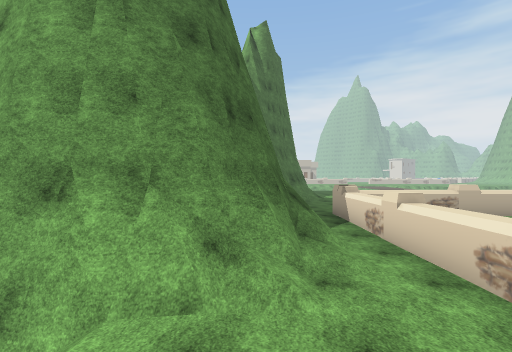
View 1 (above)

22 first-person views from a walk through a scene from a Unity 3-D project. The camera is 1.3 m above the floor, looks level and sees 85° across. The floor is counted in squares, 2 m on a side. Each view is taken from the middle of a square. On the plan, view 1 faces up. The plan holds only what a view shows up to about 9 squares ahead; the rest is blank. The place goes on beyond the plan. The player is left out. Some animated figures are left out. Some surface patterns are stand-ins.

View 2
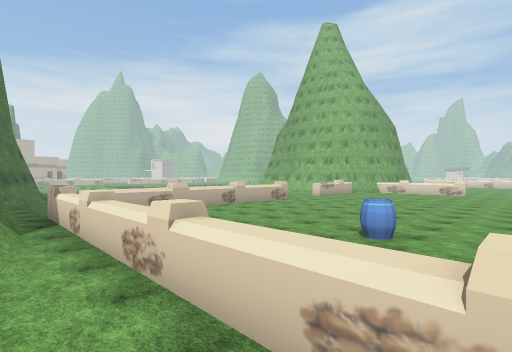

View 3
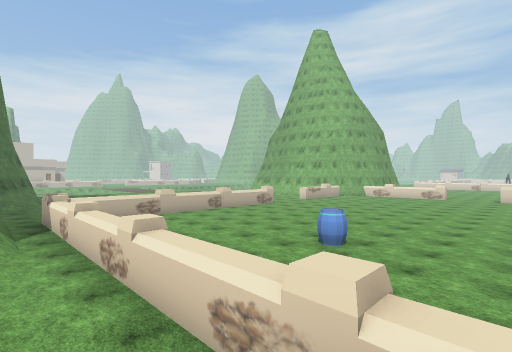

View 4
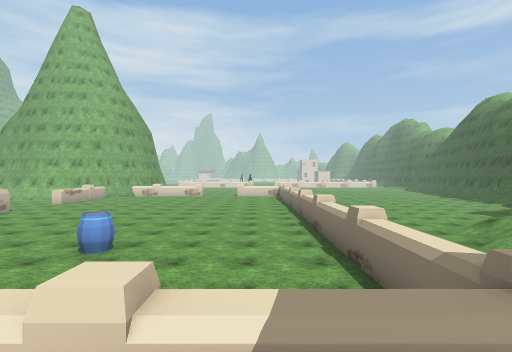

View 5
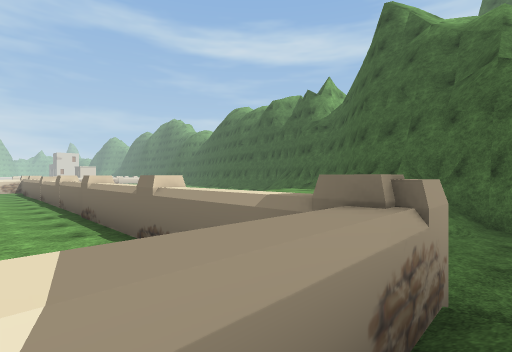

View 6
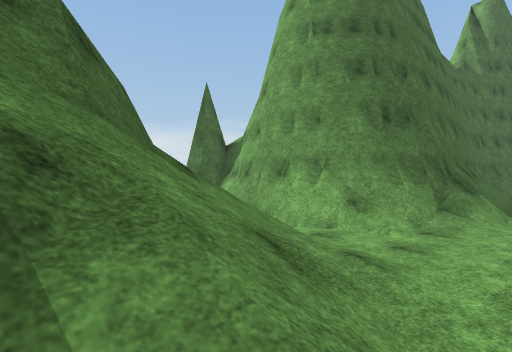

View 7
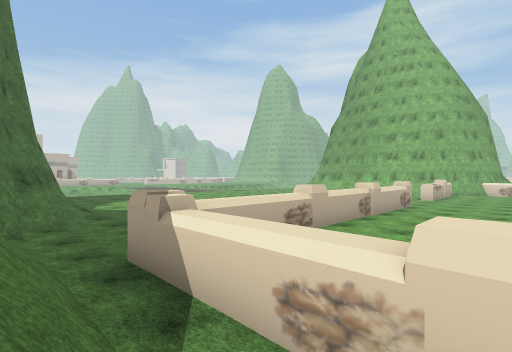

View 8
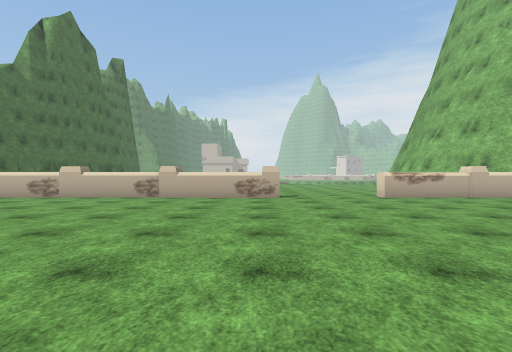

View 9
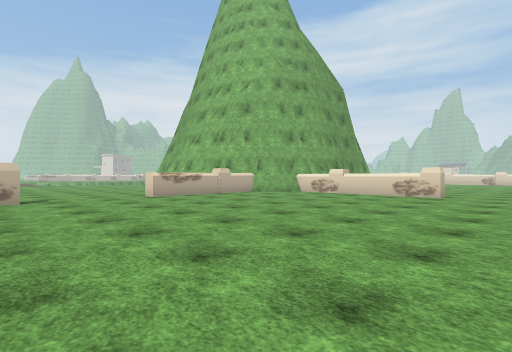

View 10
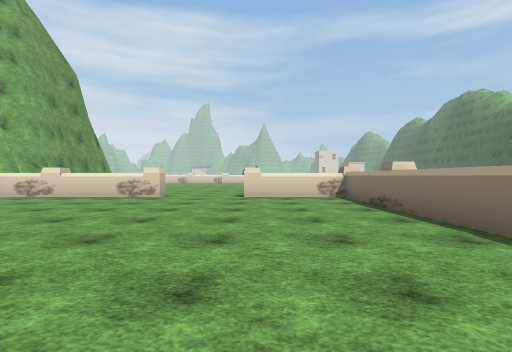

View 11
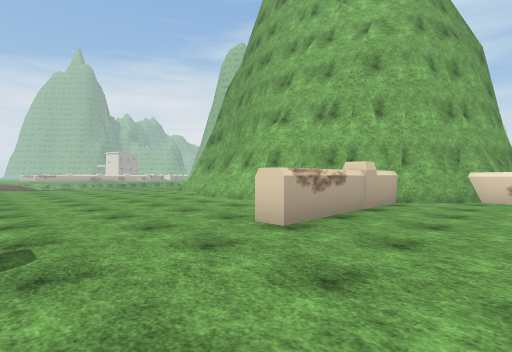

View 12
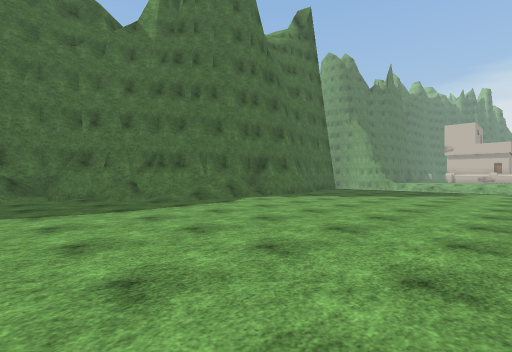

View 13
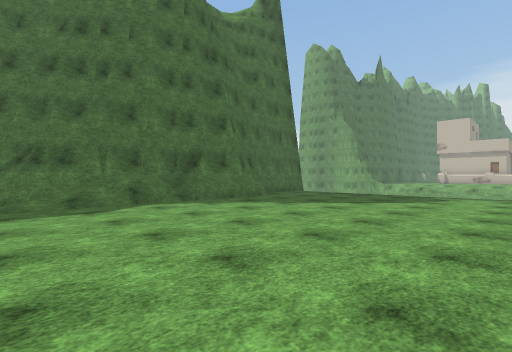

View 14
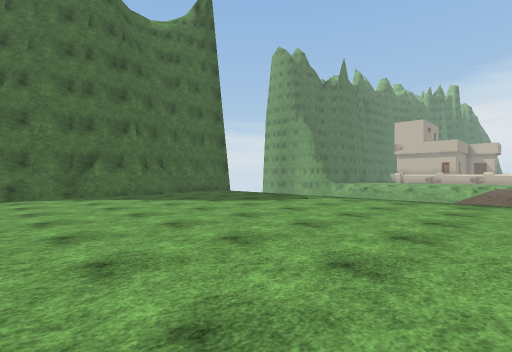

View 15
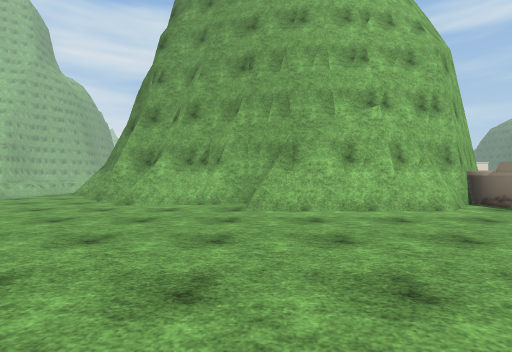

View 16
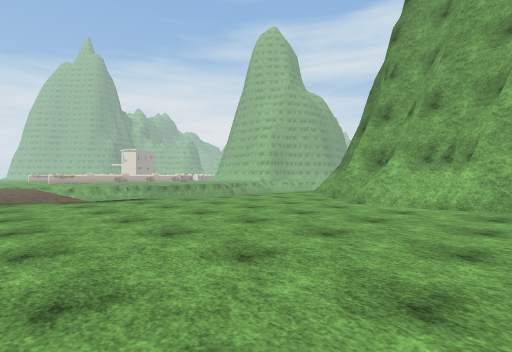

View 17
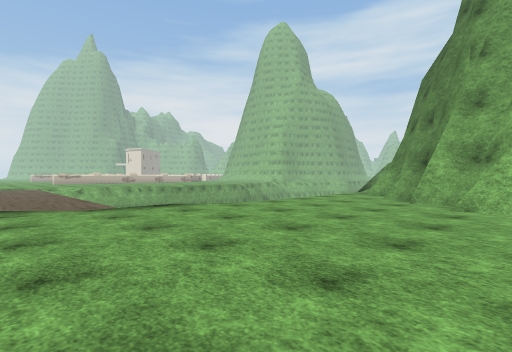

View 18
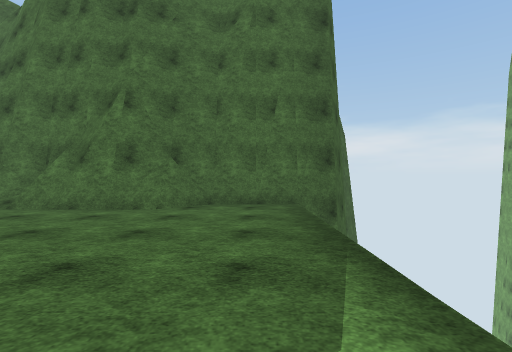

View 19
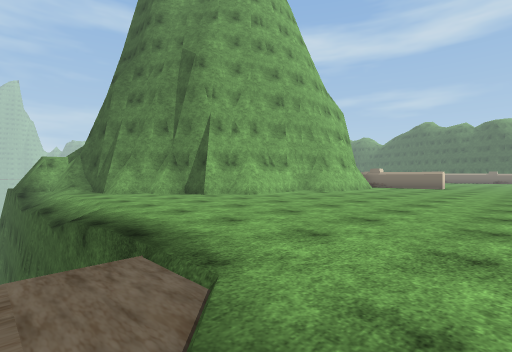

View 20
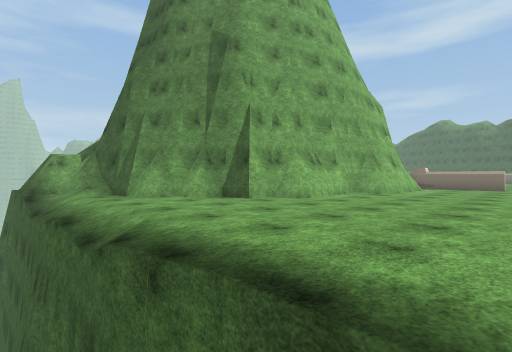

View 21
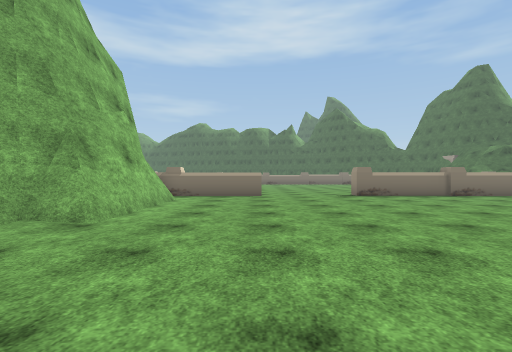

View 22
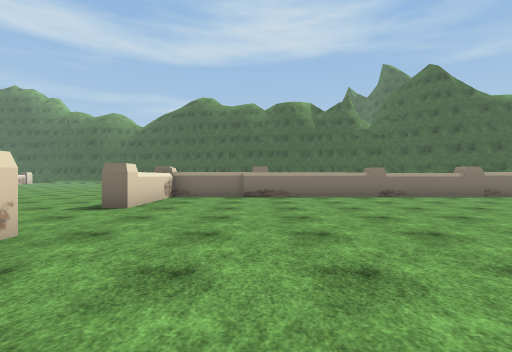

### Floor plan
Key: @ floor where view 1 was taken; # wall or solid block; x gap in a wall; . main floor; : floor 0.25 m higher than the main floor; + floor 1 m higher than the main floor; / step, stairs or slope; = window, fence, low wall or low ledge; ^ raised ledge; v drop or lower ground; B barrel.
Columns run from 3 left of view 1 to 24 right of it. Each row starts with its distance up from view 1.
 27                  ..
 26                  ..
 25     v          ....
 24     ##         ....
 23      #vvvvvvvvv....
 22      #.............vvvvvvvvv
 21      #......................
 20      ##..................###
 19      ##.................###
 18      ##................###
 17      ##.............../##
 16      ##.............../#
 15      #/.............../#
 14     ##/............../##
 13     #/.............../#
 12    ##:.............../#
 11    #/................/#
 10    #/.................#
  9    ##:##########...######
  8    ##:#.................##
  7    ##:^ .................###
  6    #=:^ .................^/=
  5    #/.# .................#
  4 ####/.^ .................^
  3 ###/..^ .................^
  2  v....# .................#.
  1    //.^ ..B................
  0  x @/.^ ...................
 -1  ##///# .................#..
 -2   ##//^ .................^..
 -3      /^ .................^
 -4      /#######^##^^########
 -5      ..
 -6      ..  ....
 -7      ..  //...
 -8      #/   ///.
 -9      ##   ++
-10       ###/
-11         ##

Positions as (right, up) in squares from view 1, and headings:
1: (0, 0), facing up
2: (1, -1), facing up-right
3: (1, -2), facing up-right
4: (1, -2), facing right
5: (2, -2), facing down-right
6: (2, -2), facing up-left
7: (1, 5), facing up-right
8: (12, 0), facing up
9: (12, 0), facing up-right
10: (13, -1), facing right
11: (13, 6), facing up-right
12: (10, 10), facing up-left
13: (10, 13), facing up-left
14: (13, 15), facing up-left
15: (13, 14), facing right
16: (13, 14), facing up-right
17: (13, 16), facing up-right
18: (9, 22), facing left
19: (13, 23), facing down-right
20: (15, 23), facing down-right
21: (16, 18), facing down
22: (19, 5), facing down
